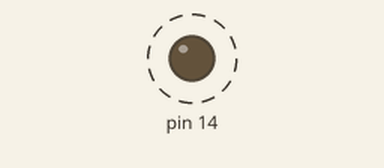
Simulated run of this sketch. Board: Arduino Uno, built with avr-gcc and run on an emulated ATmega328P. Shown: output pins drawn as LEDs (lit = HIGH). Dashed ring = blinking.

Above: at 0.4 s.
Timing chart, 0 to 4.5 s (numbered marks = the images above):
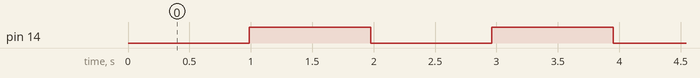

The sketch:

timer.ino
```cpp
#include <avr/io.h>
#include <avr/interrupt.h>
volatile uint8_t tot_overflow = 0;

ISR(TIMER2_OVF_vect)
{
tot_overflow++;
}

void timer2_init(){

TCCR2B = (1 << CS22) | (1 << CS21) | (1 << CS20);


TCNT2 = 0;

TIMSK2 |= (1 << TOIE2);

sei();

tot_overflow = 0;
}
void setup() {
  // put your setup code here, to run once:
DDRC |= (1 << PC0);
timer2_init();
}

void loop() {
  // put your main code here, to run repeatedly:

  if(tot_overflow >=30) {
    if(TCNT2 >= 133) {
      PORTC ^= (1 << 0);
      TCNT2 = 0;
      tot_overflow = 0;
    }
  }


}
```

Measured:
- by itself, pin 14: alternates HIGH for 0.99 s and LOW for 0.99 s
